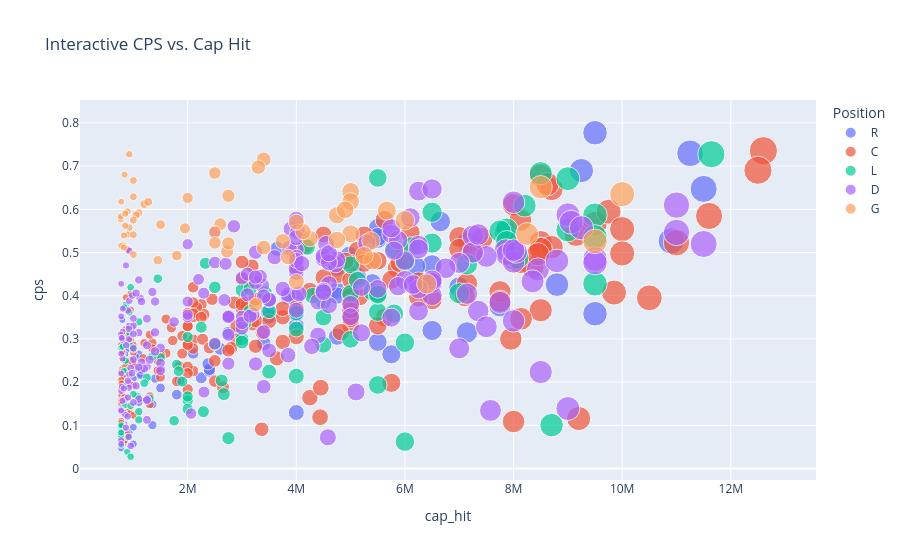

The code cell stored with this chart in its notebook:
### Code cell
fig = px.scatter(df_processed, 
                 x='cap_hit', 
                 y='cps', 
                 color='Position',
                 hover_name='player',
                 size='cap_hit',
                 title='Interactive CPS vs. Cap Hit')
fig.show()

### Figure 1 — Plotly figure (JSON) as saved in the notebook; plotly's stock layout.template omitted (floating-point values rounded to 4 significant figures; data arrays with more than 128 entries replaced by an {"elided": "..."} marker saying what was removed)
{"data": [{"hovertemplate": "<b>%{hovertext}</b><br><br>Position=R<br>cap_hit=%{marker.size}<br>cps=%{y}<extra></extra>", "hovertext": ["Nikita Kucherov", "David Pastrnak", "Mikko Rantanen", "William Nylander", "Mitchell Marner", "Clayton Keller", "Adrian Kempe", "Brock Boeser", "Jonathan Marchessault", "Travis Konecny", "Drake Batherson", "Cole Caufield", "Claude Giroux", "Frank Vatrano", "Oliver Bjorkstrand", "Alex Tuch", "Bryan Rust", "Tyler Toffoli", "Vladimir Tarasenko", "Quinton Byfield", "Troy Terry", "Mark Stone", "Owen Tippett", "Timo Meier", "Andrei Svechnikov", "Patrick Kane", "Conor Garland", "Ryan Hartman", "Jordan Eberle", "Anthony Mantha", "Daniel Sprong", "Kirill Marchenko", "Eeli Tolvanen", "Reilly Smith", "Luke Evangelista", "Stefan Noesen", "Rickard Rakell", "Mathieu Joseph", "Dylan Guenther", "Nino Niederreiter", "Tyson Foerster", "Brendan Gallagher", "Ilya Mikheyev", "Kevin Hayes", "Yegor Chinakhov", "Cam Atkinson", "Alexander Holtz", "Michael Amadio", "Justin Danforth", "T.J. Oshie", "Joel Armia", "Logan O'Connor", "Simon Holmstrom", "Evgenii Dadonov", "Bobby Brink", "Alex Laferriere", "Corey Perry", "Michael McCarron", "Kasperi Kapanen", "Brett Leason", "Josh Anderson", "Valtteri Puustinen", "Jesper Fast", "Christian Fischer", "Kaapo Kakko", "Jack Quinn", "Keegan Kolesar", "Garnet Hathaway", "Pontus Holmberg", "Nicolas Aube-Kubel", "Viktor Arvidsson", "Arthur Kaliyev", "Hudson Fasching", "Taylor Raddysh", "Brandon Duhaime", "Connor Brown", "Carl Grundstrom", "Nathan Bastian", "Mathieu Olivier", "Josh Doan", "Joshua Roy", "Jesse Ylönen", "Justin Brazeau", "Mitchell Chaffee", "Walker Duehr", "Ryan Reaves", "Oliver Wahlstrom", "Jonatan Berggren", "Zack MacEwen", "Jonas Rondbjerg", "Trey Fix-Wolansky", "Chris Wagner", "Vasily Podkolzin"], "legendgroup": "R", "marker": {"color": "#636efa", "size": [9500000, 11250000, 9250000, 11500000, 10903000, 7150000, 5500000, 6650000, 5500000, 5500000, 4975000, 7850000, 6500000, 3650000, 5400000, 4750000, 5125000, 6000000, 4750000, 6250000, 7000000, 9500000, 6200000, 8800000, 7750000, 4000000, 4950000, 4000000, 4750000, 3500000, 975000, 3850000, 3475000, 5000000, 797500, 2750000, 5000000, 2950000, 894167, 4000000, 863333, 6500000, 4750000, 7142857, 2100000, 900000, 894167, 2600000, 1100000, 5750000, 3400000, 1050000, 850000, 2250000, 1500000, 875000, 1150000, 900000, 1000000, 1050000, 5500000, 775000, 2400000, 1125000, 2400000, 863333, 1400000, 2375000, 800000, 1500000, 4000000, 825000, 775000, 1000000, 1850000, 1000000, 1800000, 1350000, 1100000, 925000, 835000, 775000, 775000, 800000, 825000, 1350000, 1000000, 825000, 775000, 766667, 775000, 775000, 1000000], "sizemode": "area", "sizeref": 31500, "symbol": "circle"}, "mode": "markers", "name": "R", "orientation": "v", "showlegend": true, "type": "scatter", "x": [9500000, 11250000, 9250000, 11500000, 10903000, 7150000, 5500000, 6650000, 5500000, 5500000, 4975000, 7850000, 6500000, 3650000, 5400000, 4750000, 5125000, 6000000, 4750000, 6250000, 7000000, 9500000, 6200000, 8800000, 7750000, 4000000, 4950000, 4000000, 4750000, 3500000, 975000, 3850000, 3475000, 5000000, 797500, 2750000, 5000000, 2950000, 894167, 4000000, 863333, 6500000, 4750000, 7142857, 2100000, 900000, 894167, 2600000, 1100000, 5750000, 3400000, 1050000, 850000, 2250000, 1500000, 875000, 1150000, 900000, 1000000, 1050000, 5500000, 775000, 2400000, 1125000, 2400000, 863333, 1400000, 2375000, 800000, 1500000, 4000000, 825000, 775000, 1000000, 1850000, 1000000, 1800000, 1350000, 1100000, 925000, 835000, 775000, 775000, 800000, 825000, 1350000, 1000000, 825000, 775000, 766667, 775000, 775000, 1000000], "xaxis": "x", "y": [0.7772, 0.7296, 0.6897, 0.6472, 0.5267, 0.5242, 0.5311, 0.5718, 0.5571, 0.5364, 0.4941, 0.5463, 0.4715, 0.5086, 0.4297, 0.4647, 0.4453, 0.4848, 0.4119, 0.4347, 0.4195, 0.3584, 0.4684, 0.4257, 0.3766, 0.3308, 0.4037, 0.3958, 0.4003, 0.3518, 0.3253, 0.3961, 0.3638, 0.3525, 0.3441, 0.3139, 0.3566, 0.3189, 0.2751, 0.3571, 0.3725, 0.3196, 0.3052, 0.3152, 0.2665, 0.304, 0.2771, 0.2771, 0.2649, 0.2644, 0.2894, 0.2571, 0.2645, 0.2101, 0.2305, 0.2926, 0.2195, 0.2492, 0.2481, 0.2323, 0.2926, 0.1852, 0.2257, 0.2161, 0.2296, 0.1623, 0.2082, 0.2423, 0.179, 0.1865, 0.1296, 0.1882, 0.1395, 0.2474, 0.2032, 0.2084, 0.1712, 0.149, 0.1533, 0.08354, 0.1025, 0.1393, 0.09022, 0.09991, 0.09271, 0.1006, 0.09563, 0.05905, 0.06184, 0.07013, 0.05676, 0.04656, 0.05699], "yaxis": "y"}, {"hovertemplate": "<b>%{hovertext}</b><br><br>Position=C<br>cap_hit=%{marker.size}<br>cps=%{y}<extra></extra>", "hovertext": {"elided": "196 str values"}, "legendgroup": "C", "marker": {"color": "#EF553B", "size": {"elided": "196 int values"}, "sizemode": "area", "sizeref": 31500, "symbol": "circle"}, "mode": "markers", "name": "C", "orientation": "v", "showlegend": true, "type": "scatter", "x": {"elided": "196 int values"}, "xaxis": "x", "y": {"elided": "196 float values"}, "yaxis": "y"}, {"hovertemplate": "<b>%{hovertext}</b><br><br>Position=L<br>cap_hit=%{marker.size}<br>cps=%{y}<extra></extra>", "hovertext": ["Artemi Panarin", "Kirill Kaprizov", "Filip Forsberg", "Matthew Tkachuk", "Jesper Bratt", "Jason Robertson", "Zach Hyman", "Jake Guentzel", "Chris Kreider", "Brandon Hagel", "Brady Tkachuk", "Kevin Fiala", "Lucas Raymond", "Brad Marchand", "Alex Ovechkin", "Pavel Buchnevich", "Jared McCann", "Nikolaj Ehlers", "Kyle Connor", "Jamie Benn", "Trevor Moore", "Matias Maccelli", "Alexis Lafrenière", "Jonathan Drouin", "Michael Bunting", "Teuvo Teravainen", "Mason Marchment", "Joel Farabee", "Juraj Slafkovsky", "David Perron", "Jeff Skinner", "Nicholas Paul", "Andrei Kuzmenko", "William Eklund", "Evander Kane", "Fabian Zetterlund", "Tyler Bertuzzi", "Brandon Saad", "Anthony Duclair", "Lawson Crouse", "Warren Foegele", "Andrew Mangiapane", "Jake DeBrusk", "Jake Neighbours", "Nick Foligno", "Anders Lee", "Danton Heinen", "Nils Hoglander", "Erik Haula", "Matthew Knies", "Artturi Lehkonen", "Dmitri Voronkov", "Drew O'Connor", "Jason Zucker", "Jordan Martinook", "Ondrej Palat", "Marcus Johansson", "Zach Benson", "Michael Carcone", "Pierre Engvall", "Jordan Greenway", "Alex Iafallo", "Kiefer Sherwood", "Nicholas Robertson", "Jimmy Vesey", "Miles Wood", "Tomas Tatar", "Pavel Dorofeyev", "Sonny Milano", "Cole Smith", "Marcus Foligno", "Beck Malenstyn", "Will Cuylle", "Tye Kartye", "Noah Cates", "Parker Kelly", "Anthony Beauvillier", "Pat Maroon", "Andre Burakovsky", "Brandon Tanev", "Lukas Reichel", "Conor Sheary", "Victor Olofsson", "Max Jones", "Zemgus Girgensons", "Tanner Jeannot", "Nathan Walker", "A.J. Greer", "Michael Pezzetta", "Eric Robinson", "Rafael Harvey-Pinard", "Patrik Laine", "Joel Kiviranta", "Dylan Holloway", "William Carrier", "Dryden Hunt", "Ryan Lomberg", "Tomas Nosek", "Brendan Lemieux", "Axel Jonsson-Fjallby", "Nicolas Deslauriers", "Taylor Hall", "Matt Nieto", "Ross Johnston", "Jonah Gadjovich", "Brock McGinn", "Angus Crookshank", "Liam Ohgren", "Cutter Gauthier"], "legendgroup": "L", "marker": {"color": "#00cc96", "size": [11642857, 9000000, 8500000, 9500000, 7875000, 7750000, 5500000, 9000000, 6500000, 6500000, 8205714, 7875000, 8075000, 6125000, 9500000, 5800000, 5000000, 6000000, 7142857, 9500000, 4200000, 3425000, 2325000, 2500000, 4500000, 5400000, 4500000, 5000000, 950000, 4000000, 3000000, 3150000, 5500000, 863333, 5125000, 1450000, 5500000, 4500000, 3500000, 4300000, 3500000, 5800000, 5500000, 835833, 4500000, 7000000, 2250000, 1100000, 3150000, 925000, 4500000, 925000, 925000, 5000000, 3050000, 6000000, 2000000, 950000, 775000, 3000000, 3000000, 4000000, 1500000, 875000, 800000, 2500000, 1800000, 1835000, 1900000, 1000000, 4000000, 1350000, 828333, 859167, 2625000, 825000, 1250000, 1300000, 5500000, 3500000, 1200000, 2000000, 1075000, 1000000, 850000, 2665000, 775000, 850000, 812500, 950000, 1100000, 8700000, 775000, 2290457, 2000000, 775000, 2000000, 775000, 775000, 775000, 1750000, 6000000, 900000, 1100000, 775000, 2750000, 775000, 886667, 950000], "sizemode": "area", "sizeref": 31500, "symbol": "circle"}, "mode": "markers", "name": "L", "orientation": "v", "showlegend": true, "type": "scatter", "x": [11642857, 9000000, 8500000, 9500000, 7875000, 7750000, 5500000, 9000000, 6500000, 6500000, 8205714, 7875000, 8075000, 6125000, 9500000, 5800000, 5000000, 6000000, 7142857, 9500000, 4200000, 3425000, 2325000, 2500000, 4500000, 5400000, 4500000, 5000000, 950000, 4000000, 3000000, 3150000, 5500000, 863333, 5125000, 1450000, 5500000, 4500000, 3500000, 4300000, 3500000, 5800000, 5500000, 835833, 4500000, 7000000, 2250000, 1100000, 3150000, 925000, 4500000, 925000, 925000, 5000000, 3050000, 6000000, 2000000, 950000, 775000, 3000000, 3000000, 4000000, 1500000, 875000, 800000, 2500000, 1800000, 1835000, 1900000, 1000000, 4000000, 1350000, 828333, 859167, 2625000, 825000, 1250000, 1300000, 5500000, 3500000, 1200000, 2000000, 1075000, 1000000, 850000, 2665000, 775000, 850000, 812500, 950000, 1100000, 8700000, 775000, 2290457, 2000000, 775000, 2000000, 775000, 775000, 775000, 1750000, 6000000, 900000, 1100000, 775000, 2750000, 775000, 886667, 950000], "xaxis": "x", "y": [0.7275, 0.6709, 0.6835, 0.5864, 0.554, 0.5496, 0.6727, 0.5522, 0.5932, 0.5217, 0.6084, 0.525, 0.4876, 0.5141, 0.536, 0.5087, 0.4716, 0.4789, 0.4728, 0.4276, 0.5124, 0.4064, 0.4751, 0.4195, 0.4118, 0.409, 0.4102, 0.4051, 0.4196, 0.3604, 0.413, 0.4162, 0.3623, 0.3799, 0.4357, 0.4394, 0.4018, 0.3884, 0.3642, 0.4001, 0.3912, 0.3585, 0.4034, 0.373, 0.3494, 0.4056, 0.3272, 0.3395, 0.3637, 0.3139, 0.2867, 0.3264, 0.3618, 0.2991, 0.3367, 0.2912, 0.3045, 0.2834, 0.2794, 0.3002, 0.2928, 0.3228, 0.257, 0.2267, 0.2823, 0.2877, 0.2406, 0.2253, 0.2013, 0.2768, 0.2138, 0.2595, 0.2538, 0.2494, 0.2038, 0.2257, 0.2106, 0.1619, 0.1935, 0.2243, 0.1976, 0.1577, 0.167, 0.1719, 0.1907, 0.1724, 0.1397, 0.1464, 0.1312, 0.1451, 0.1318, 0.1005, 0.1334, 0.1315, 0.138, 0.09726, 0.1667, 0.1006, 0.08456, 0.07649, 0.1107, 0.06237, 0.07224, 0.1127, 0.08317, 0.07029, 0.05448, 0.03873, 0.02753], "yaxis": "y"}, {"hovertemplate": "<b>%{hovertext}</b><br><br>Position=D<br>cap_hit=%{marker.size}<br>cps=%{y}<extra></extra>", "hovertext": {"elided": "208 str values"}, "legendgroup": "D", "marker": {"color": "#ab63fa", "size": {"elided": "208 int values"}, "sizemode": "area", "sizeref": 31500, "symbol": "circle"}, "mode": "markers", "name": "D", "orientation": "v", "showlegend": true, "type": "scatter", "x": {"elided": "208 int values"}, "xaxis": "x", "y": {"elided": "208 float values"}, "yaxis": "y"}, {"hovertemplate": "<b>%{hovertext}</b><br><br>Position=G<br>cap_hit=%{marker.size}<br>cps=%{y}<extra></extra>", "hovertext": ["Yaroslav Askarov", "Frederik Andersen", "Justus Annunen", "Laurent Brossoit", "Anthony Stolarz", "Connor Hellebuyck", "David Rittich", "Semyon Varlamov", "Thatcher Demko", "Joey Daccord", "Sergei Bobrovsky", "Linus Ullmark", "Jordan Binnington", "Joel Hofer", "Igor Shesterkin", "Jonathan Quick", "Charlie Lindgren", "Pyotr Kochetkov", "Ukko-Pekka Luukkonen", "Cayden Primeau", "Calvin Pickard", "Adin Hill", "Ilya Sorokin", "Daniil Tarasov", "Logan Thompson", "Petr Mrazek", "Connor Ingram", "Joseph Woll", "Juuse Saros", "Jacob Markstrom", "Stuart Skinner", "Jake Oettinger", "James Reimer", "Alex Lyon", "Tristan Jarry", "Alex Nedeljkovic", "Lukas Dostal", "Andrei Vasilevskiy", "Devon Levi", "Scott Wedgewood", "Filip Gustavsson", "Kaapo Kahkonen", "Elvis Merzlikins", "Marc-Andre Fleury", "Jake Allen", "Karel Vejmelka", "Casey DeSmith", "Dustin Wolf", "Ville Husso", "Darcy Kuemper", "Anton Forsberg", "Joonas Korpisalo", "Vitek Vanecek", "Jonas Johansson", "Ilya Samsonov", "Samuel Ersson", "John Gibson", "Arturs Silovs", "Eric Comrie", "Pheonix Copley", "Ivan Fedotov"], "legendgroup": "G", "marker": {"color": "#FFA15A", "size": [925000, 3400000, 837500, 3300000, 2500000, 8500000, 1000000, 2750000, 5000000, 1200000, 10000000, 5000000, 6000000, 775000, 5666667, 1275000, 1100000, 2000000, 4750000, 890000, 1000000, 4900000, 8250000, 1050000, 766666, 4250000, 1950000, 766666, 5000000, 4125000, 2600000, 4000000, 1000000, 900000, 5375000, 2500000, 812500, 9500000, 925000, 1500000, 3750000, 1000000, 5400000, 2500000, 3850000, 2725000, 1000000, 850000, 4750000, 5250000, 2750000, 4000000, 3400000, 775000, 1800000, 1450000, 6400000, 850000, 825000, 825000, 3250000], "sizemode": "area", "sizeref": 31500, "symbol": "circle"}, "mode": "markers", "name": "G", "orientation": "v", "showlegend": true, "type": "scatter", "x": [925000, 3400000, 837500, 3300000, 2500000, 8500000, 1000000, 2750000, 5000000, 1200000, 10000000, 5000000, 6000000, 775000, 5666667, 1275000, 1100000, 2000000, 4750000, 890000, 1000000, 4900000, 8250000, 1050000, 766666, 4250000, 1950000, 766666, 5000000, 4125000, 2600000, 4000000, 1000000, 900000, 5375000, 2500000, 812500, 9500000, 925000, 1500000, 3750000, 1000000, 5400000, 2500000, 3850000, 2725000, 1000000, 850000, 4750000, 5250000, 2750000, 4000000, 3400000, 775000, 1800000, 1450000, 6400000, 850000, 825000, 825000, 3250000], "xaxis": "x", "y": [0.7273, 0.7155, 0.6803, 0.6974, 0.6841, 0.6513, 0.6667, 0.6313, 0.6413, 0.612, 0.635, 0.618, 0.5745, 0.6176, 0.597, 0.6171, 0.5914, 0.6262, 0.5863, 0.5949, 0.6292, 0.599, 0.5427, 0.5867, 0.5771, 0.5322, 0.5559, 0.5834, 0.5434, 0.5483, 0.5654, 0.5704, 0.5749, 0.5419, 0.5271, 0.5476, 0.517, 0.5258, 0.5578, 0.5646, 0.5259, 0.4955, 0.4812, 0.5225, 0.4896, 0.5025, 0.5413, 0.562, 0.529, 0.4928, 0.5211, 0.4326, 0.5114, 0.5154, 0.493, 0.4821, 0.4275, 0.59, 0.5116, 0.5394, 0.3789], "yaxis": "y"}], "layout": {"legend": {"itemsizing": "constant", "title": {"text": "Position"}, "tracegroupgap": 0}, "title": {"text": "Interactive CPS vs. Cap Hit"}, "xaxis": {"anchor": "y", "domain": [0, 1], "title": {"text": "cap_hit"}}, "yaxis": {"anchor": "x", "domain": [0, 1], "title": {"text": "cps"}}}}
